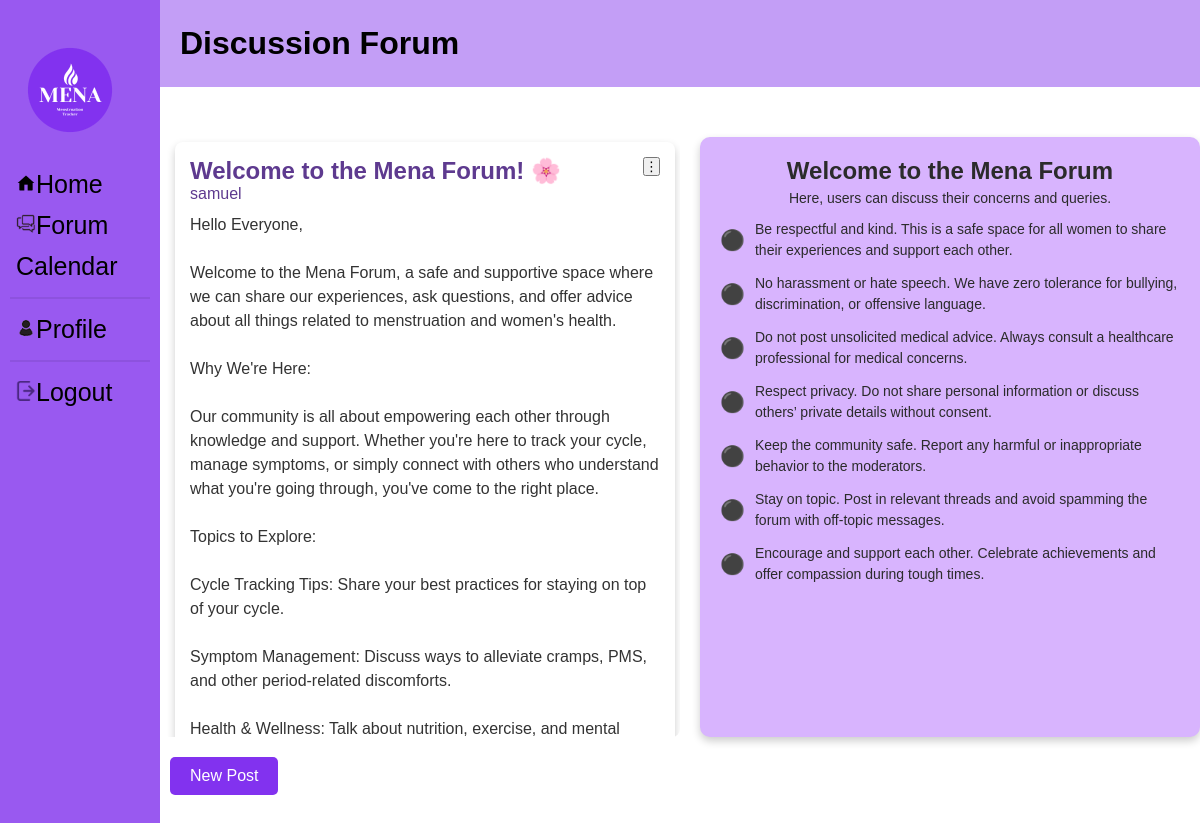
The page /MenaApp/forum/ (signed in) on the database its author committed.
### MenaApp/models.py (models this page shows)
class Post(models.Model):
    userID = models.ForeignKey(User, on_delete=models.CASCADE)
    title = models.CharField(max_length=200)
    content = models.TextField()
    created_at = models.DateTimeField(auto_now_add=True)
    updated_at = models.DateTimeField(auto_now=True)

### MenaApp/views.py (the view)
# urls.py: path('forum/', get_forum, name='forum'),
@login_required(login_url='/login/')
def get_forum(request):
    posts = Post.objects.all()
    return render(request, "forum/forum.html", {"posts": posts})

### MenaApp/templates/forum/forum.html (shortened to what this page needs)
{% extends "index/base.html" %}
{% load static %}
{% block content %}
    <h1 style="padding-left: 20px; padding-top: 25px; padding-bottom: 25px; margin-bottom: 50px; margin-right: 0; background-color: #c39ef6;">Discussion Forum</h1>
    <div style="display: flex; gap: 20px; margin-bottom: 20px;">
        <div class="forum-posts">
            {% for post in posts %}
            <div class="posts-container">
                {% if post.userID == request.user %}
                <div class="post-options" style="position: relative; display: inline-block; float: right;">
                    <button class="options-btn" onclick="toggleOptions('options-{{ post.id }}')">
                        ⋮
                    </button>
                </div>
                {% endif %}
                <h2 style="color: #5e3a8f; font-weight: bold;">{{ post.title }}</h2>
                <p style="font-size: 1em; color: #5e3a8f; margin: 0;">{{ post.userID.username }}</p>
                <p style="margin-top: 10px; line-height: 1.5; color: #333; white-space: pre-wrap;">{{ post.content }}</p>
            </div>
            {% endfor %}
        </div>
        <div class="forum-rules-container">
            <h1>Welcome to the Mena Forum</h1>
            <p>Here, users can discuss their concerns and queries.</p>
            <div class="rule">
                <span class="rule-icon">⚫</span>
                <span class="rule-text">Be respectful and kind. This is a safe space for all women to share their experiences and support each other.</span>
            </div>
            <div class="rule">
                <span class="rule-icon">⚫</span>
                <span class="rule-text">No harassment or hate speech. We have zero tolerance for bullying, discrimination, or offensive language.</span>
            </div>
            <div class="rule">
                <span class="rule-icon">⚫</span>
                <span class="rule-text">Do not post unsolicited medical advice. Always consult a healthcare professional for medical concerns.</span>
            </div>
            <div class="rule">
                <span class="rule-icon">⚫</span>
                <span class="rule-text">Respect privacy. Do not share personal information or discuss others’ private details without consent.</span>
            </div>
            <div class="rule">
                <span class="rule-icon">⚫</span>
                <span class="rule-text">Keep the community safe. Report any harmful or inappropriate behavior to the moderators.</span>
            </div>
            <div class="rule">
                <span class="rule-icon">⚫</span>
                <span class="rule-text">Stay on topic. Post in relevant threads and avoid spamming the forum with off-topic messages.</span>
            </div>
            <div class="rule">
                <span class="rule-icon">⚫</span>
                <span class="rule-text">Encourage and support each other. Celebrate achievements and offer compassion during tough times.</span>
            </div>
        </div>
    </div>
    <a href="{% url 'post' %}" class="button">New Post</a>
{% endblock %}

### MenaApp/templates/index/base.html (style rules this page uses)
* { margin: 0; padding: 0; box-sizing: border-box; }
body { display: flex; height: 100vh; background-color: white; font-family: Arial, sans-serif; }
.forum-posts { flex: 2; border-radius: 8px; padding: 5px; gap: 20px; overflow-y: scroll; max-width: 50%; max-height: 600px; scrollbar-width: none; -ms-overflow-style: none; }
.posts-container { border-radius: 8px; padding: 15px; max-width: 100%; margin: auto; margin-bottom: 20px; box-shadow: 0 4px 8px rgba(0, 0, 0, 0.2); margin-left: 10px; }
.forum-rules-container { flex: 1; background-color: #D8B4FE; color: #2B2B2B; width: 800px; padding: 20px; border-radius: 10px; box-shadow: 0 4px 8px rgba(0, 0, 0, 0.2); max-width: 600px; }
.forum-rules-container h1 { font-size: 24px; margin-bottom: 2px; text-align: center; }
.forum-rules-container p { font-size: 14px; margin-bottom: 10px; line-height: 1.6; text-align: center; }
.rule { display: flex; align-items: center; margin-bottom: 12px; }
.rule-icon { font-size: 20px; margin-right: 10px; }
.rule-text { font-size: 14px; line-height: 1.5; }
.button { display: inline-block; padding: 10px 20px; color: #fff; background-color: #8232EF; text-decoration: none; border-radius: 5px; font-size: 16px; text-align: center; margin-left: 10px }

### rows shown on the page
Post: title "Welcome to the Mena Forum! 🌸", userID.username "samuel", content "Hello Everyone, Welcome to the Mena Forum, a safe and supportive space where we can share our experiences, ask questions, and offer advice about all things related to menstruation and women's health. Why We're Here: Our community is all about empowering each other through knowledge and support. Whether you're here to track your cycle, manage symptoms, or simply connect with others who understand what you're going through, you've come to the right place. Topics to Explore: Cycle Tracking Tips: Share your best practices for staying on top of your cycle. Symptom Management: Discuss ways to alleviate cramps, PMS, and other period-related discomforts. Health & Wellness: Talk about nutrition,…"
